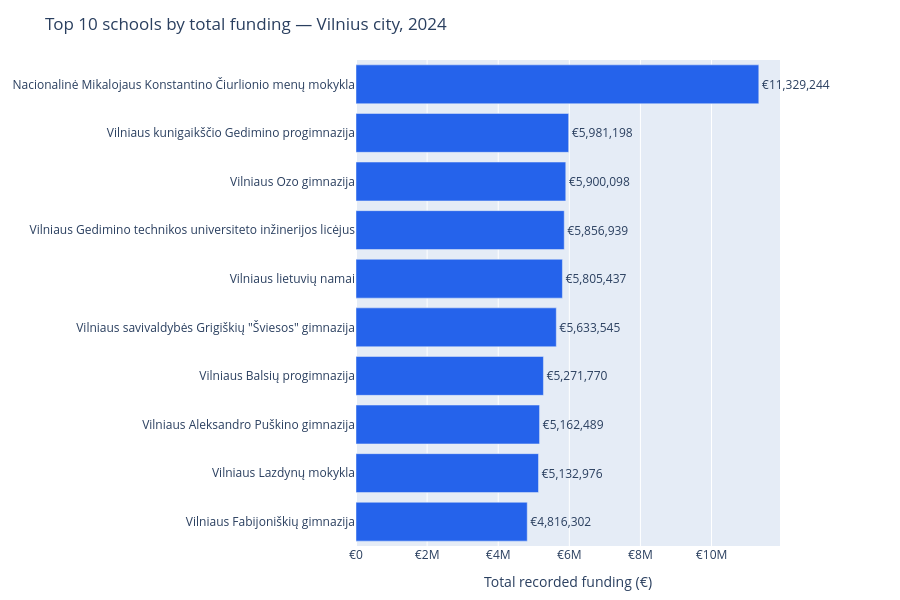

Here is the notebook cell this chart was saved with:
### Markdown cell above
### School Funding by School Type - Vilnius City, 2024

This chart groups the municipality’s schools by `mokyklos_tipas` and adds
their recorded funding within each type, counting each school once.

The doughnut chart shows how total funding is distributed across school types.
Labels show each type’s percentage and funding amount in euros, while the
legend includes the number of schools belonging to that type.

Regular and special schools represented in the selected records are included.

### Code cell
top_10_schools = schools.sort_values("total_funding", ascending=False).head(10)

figure = px.bar(
    top_10_schools,
    x="total_funding",
    y="mokykla",
    orientation="h",
    text=[f"€{amount:,.0f}" for amount in top_10_schools["total_funding"]],
    labels={
        "total_funding": "Total recorded funding (€)",
        "mokykla": "School",
    },
    color_discrete_sequence=["#2563eb"],
)

figure.update_traces(
    textposition="outside",
    cliponaxis=False,
)

figure.update_layout(
    title=f"Top 10 schools by total funding — Vilnius city, {year}",
    height=600,
    margin=dict(l=20, r=120, t=60, b=40),
)

figure.update_xaxes(
    tickprefix="€",
    tickformat="",
    exponentformat="B",
)

figure.update_yaxes(
    categoryorder="array",
    categoryarray=top_10_schools["mokykla"].tolist(),
    autorange="reversed",
    automargin=True,
    title=None,
)

figure.show(config={"staticPlot": True, "displayModeBar": False})

### Figure 1 — Plotly figure (JSON) as saved in the notebook; plotly's stock layout.template omitted (floating-point values rounded to 4 significant figures)
{"data": [{"cliponaxis": false, "hovertemplate": "Total recorded funding (€)=%{x}<br>School=%{y}<br>text=%{text}<extra></extra>", "legendgroup": "", "marker": {"color": "#2563eb", "pattern": {"shape": ""}}, "name": "", "orientation": "h", "showlegend": false, "text": ["€11,329,244", "€5,981,198", "€5,900,098", "€5,856,939", "€5,805,437", "€5,633,545", "€5,271,770", "€5,162,489", "€5,132,976", "€4,816,302"], "textposition": "outside", "type": "bar", "x": [11330000.0, 5981000.0, 5900000.0, 5857000.0, 5805000.0, 5634000.0, 5272000.0, 5162000.0, 5133000.0, 4816000.0], "xaxis": "x", "y": ["Nacionalinė Mikalojaus Konstantino Čiurlionio menų mokykla", "Vilniaus kunigaikščio Gedimino progimnazija", "Vilniaus Ozo gimnazija", "Vilniaus Gedimino technikos universiteto inžinerijos licėjus", "Vilniaus lietuvių namai", "Vilniaus savivaldybės Grigiškių \"Šviesos\" gimnazija", "Vilniaus Balsių progimnazija", "Vilniaus Aleksandro Puškino gimnazija", "Vilniaus Lazdynų mokykla", "Vilniaus Fabijoniškių gimnazija"], "yaxis": "y"}], "layout": {"barmode": "relative", "height": 600, "legend": {"tracegroupgap": 0}, "margin": {"b": 40, "l": 20, "r": 120, "t": 60}, "title": {"text": "Top 10 schools by total funding — Vilnius city, 2024"}, "xaxis": {"anchor": "y", "domain": [0, 1], "exponentformat": "B", "tickformat": "", "tickprefix": "€", "title": {"text": "Total recorded funding (€)"}}, "yaxis": {"anchor": "x", "automargin": true, "autorange": "reversed", "categoryarray": ["Nacionalinė Mikalojaus Konstantino Čiurlionio menų mokykla", "Vilniaus kunigaikščio Gedimino progimnazija", "Vilniaus Ozo gimnazija", "Vilniaus Gedimino technikos universiteto inžinerijos licėjus", "Vilniaus lietuvių namai", "Vilniaus savivaldybės Grigiškių \"Šviesos\" gimnazija", "Vilniaus Balsių progimnazija", "Vilniaus Aleksandro Puškino gimnazija", "Vilniaus Lazdynų mokykla", "Vilniaus Fabijoniškių gimnazija"], "categoryorder": "array", "domain": [0, 1], "title": {}}}}
